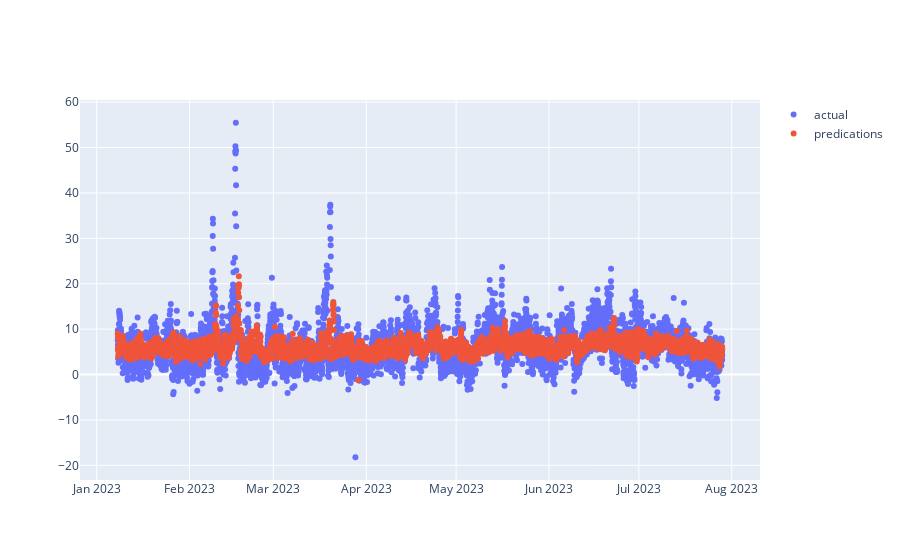

The cell this chart's notebook holds for it:
### Code cell
import plotly.graph_objects as go
fig = go.Figure()

# Add traces
fig.add_trace(go.Scatter(x=X_train.date_time, y=y_train,
                    mode='markers',
                    name='actual'))
fig.add_trace(go.Scatter(x=X_train.date_time, y=pred_train,
                    mode='markers',
                    name='predications'))

fig.show()

### Figure 1 — Plotly figure (JSON) as saved in the notebook; plotly's stock layout.template omitted (floating-point values rounded to 4 significant figures; data arrays with more than 128 entries replaced by an {"elided": "..."} marker saying what was removed)
{"data": [{"mode": "markers", "name": "actual", "type": "scatter", "x": {"elided": "4844 str values"}, "y": {"elided": "4844 float values"}}, {"mode": "markers", "name": "predications", "type": "scatter", "x": {"elided": "4844 str values"}, "y": {"elided": "4844 float values"}}], "layout": {"autosize": true, "xaxis": {"autorange": true, "range": ["2022-12-26 14:55:34.9439", "2023-08-10 06:04:25.0561"], "type": "date"}, "yaxis": {"autorange": true, "range": [-24.3, 61.54], "type": "linear"}}}
